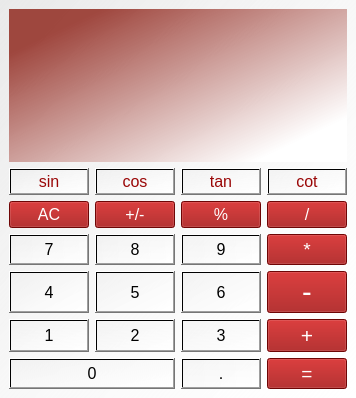
<?xml version="1.0" encoding="UTF-8"?>
<ui version="4.0">
 <class>MainWindow</class>
 <widget class="QMainWindow" name="MainWindow">
  <property name="geometry">
   <rect>
    <x>0</x>
    <y>0</y>
    <width>336</width>
    <height>398</height>
   </rect>
  </property>
  <property name="windowTitle">
   <string>MainWindow</string>
  </property>
  <property name="styleSheet">
   <string notr="true">background-color: qlineargradient(spread:pad, x1:0, y1:0, x2:1, y2:1, stop:0 rgba(233, 233, 233, 244), stop:1 rgba(255, 255, 255, 255));</string>
  </property>
  <widget class="QWidget" name="centralwidget">
   <property name="styleSheet">
    <string notr="true">background-color: qlineargradient(spread:pad, x1:0, y1:0, x2:1, y2:1, stop:0 rgba(233, 233, 233, 102), stop:1 rgba(255, 255, 255, 255));</string>
   </property>
   <layout class="QGridLayout" name="gridLayout">
    <item row="0" column="0" colspan="4">
     <widget class="QTextEdit" name="screentext">
      <property name="enabled">
       <bool>true</bool>
      </property>
      <property name="font">
       <font>
        <family>Bahnschrift Condensed</family>
        <pointsize>25</pointsize>
        <bold>false</bold>
       </font>
      </property>
      <property name="tabletTracking">
       <bool>true</bool>
      </property>
      <property name="statusTip">
       <string comment="0" extracomment="0"/>
      </property>
      <property name="whatsThis">
       <string comment="0" extracomment="0"/>
      </property>
      <property name="accessibleName">
       <string extracomment="0"/>
      </property>
      <property name="accessibleDescription">
       <string comment="0" extracomment="0"/>
      </property>
      <property name="autoFillBackground">
       <bool>false</bool>
      </property>
      <property name="styleSheet">
       <string notr="true">
background-color: qlineargradient(spread:pad, x1:0.199, y1:0.0852273, x2:0.931818, y2:0.784, stop:0 rgba(134, 18, 7, 193), stop:1 rgba(255, 255, 255, 255));</string>
      </property>
      <property name="frameShape">
       <enum>QFrame::Shape::NoFrame</enum>
      </property>
      <property name="frameShadow">
       <enum>QFrame::Shadow::Plain</enum>
      </property>
      <property name="html">
       <string>&lt;!DOCTYPE HTML PUBLIC &quot;-//W3C//DTD HTML 4.0//EN&quot; &quot;http://www.w3.org/TR/REC-html40/strict.dtd&quot;&gt;
&lt;html&gt;&lt;head&gt;&lt;meta name=&quot;qrichtext&quot; content=&quot;1&quot; /&gt;&lt;meta charset=&quot;utf-8&quot; /&gt;&lt;style type=&quot;text/css&quot;&gt;
p, li { white-space: pre-wrap; }
hr { height: 1px; border-width: 0; }
li.unchecked::marker { content: &quot;\2610&quot;; }
li.checked::marker { content: &quot;\2612&quot;; }
&lt;/style&gt;&lt;/head&gt;&lt;body style=&quot; font-family:'Bahnschrift Condensed'; font-size:25pt; font-weight:400; font-style:normal;&quot;&gt;
&lt;p style=&quot;-qt-paragraph-type:empty; margin-top:0px; margin-bottom:0px; margin-left:0px; margin-right:0px; -qt-block-indent:0; text-indent:0px;&quot;&gt;&lt;br /&gt;&lt;/p&gt;&lt;/body&gt;&lt;/html&gt;</string>
      </property>
     </widget>
    </item>
    <item row="1" column="0">
     <widget class="QPushButton" name="sin">
      <property name="enabled">
       <bool>true</bool>
      </property>
      <property name="sizePolicy">
       <sizepolicy hsizetype="Expanding" vsizetype="Expanding">
        <horstretch>0</horstretch>
        <verstretch>0</verstretch>
       </sizepolicy>
      </property>
      <property name="font">
       <font>
        <family>Nirmala UI</family>
        <pointsize>12</pointsize>
        <bold>false</bold>
       </font>
      </property>
      <property name="autoFillBackground">
       <bool>false</bool>
      </property>
      <property name="styleSheet">
       <string notr="true">
color: rgb(154, 7, 7);
</string>
      </property>
      <property name="text">
       <string>sin</string>
      </property>
      <property name="autoDefault">
       <bool>false</bool>
      </property>
      <property name="default">
       <bool>false</bool>
      </property>
      <property name="flat">
       <bool>false</bool>
      </property>
     </widget>
    </item>
    <item row="1" column="1">
     <widget class="QPushButton" name="cos">
      <property name="enabled">
       <bool>true</bool>
      </property>
      <property name="sizePolicy">
       <sizepolicy hsizetype="Expanding" vsizetype="Expanding">
        <horstretch>0</horstretch>
        <verstretch>0</verstretch>
       </sizepolicy>
      </property>
      <property name="font">
       <font>
        <family>Nirmala UI</family>
        <pointsize>12</pointsize>
        <bold>false</bold>
       </font>
      </property>
      <property name="autoFillBackground">
       <bool>false</bool>
      </property>
      <property name="styleSheet">
       <string notr="true">
color: rgb(154, 7, 7);
</string>
      </property>
      <property name="text">
       <string>cos</string>
      </property>
      <property name="autoDefault">
       <bool>false</bool>
      </property>
      <property name="default">
       <bool>false</bool>
      </property>
      <property name="flat">
       <bool>false</bool>
      </property>
     </widget>
    </item>
    <item row="1" column="2">
     <widget class="QPushButton" name="tan">
      <property name="enabled">
       <bool>true</bool>
      </property>
      <property name="sizePolicy">
       <sizepolicy hsizetype="Expanding" vsizetype="Expanding">
        <horstretch>0</horstretch>
        <verstretch>0</verstretch>
       </sizepolicy>
      </property>
      <property name="font">
       <font>
        <family>Nirmala UI</family>
        <pointsize>12</pointsize>
        <bold>false</bold>
       </font>
      </property>
      <property name="autoFillBackground">
       <bool>false</bool>
      </property>
      <property name="styleSheet">
       <string notr="true">
color: rgb(154, 7, 7);
</string>
      </property>
      <property name="text">
       <string>tan</string>
      </property>
      <property name="autoDefault">
       <bool>false</bool>
      </property>
      <property name="default">
       <bool>false</bool>
      </property>
      <property name="flat">
       <bool>false</bool>
      </property>
     </widget>
    </item>
    <item row="1" column="3">
     <widget class="QPushButton" name="cot">
      <property name="enabled">
       <bool>true</bool>
      </property>
      <property name="sizePolicy">
       <sizepolicy hsizetype="Expanding" vsizetype="Expanding">
        <horstretch>0</horstretch>
        <verstretch>0</verstretch>
       </sizepolicy>
      </property>
      <property name="font">
       <font>
        <family>Nirmala UI</family>
        <pointsize>12</pointsize>
        <bold>false</bold>
       </font>
      </property>
      <property name="autoFillBackground">
       <bool>false</bool>
      </property>
      <property name="styleSheet">
       <string notr="true">
color: rgb(154, 7, 7);
</string>
      </property>
      <property name="text">
       <string>cot</string>
      </property>
      <property name="autoDefault">
       <bool>false</bool>
      </property>
      <property name="default">
       <bool>false</bool>
      </property>
      <property name="flat">
       <bool>false</bool>
      </property>
     </widget>
    </item>
    <item row="2" column="0">
     <widget class="QPushButton" name="AC">
      <property name="enabled">
       <bool>true</bool>
      </property>
      <property name="sizePolicy">
       <sizepolicy hsizetype="Expanding" vsizetype="Expanding">
        <horstretch>0</horstretch>
        <verstretch>0</verstretch>
       </sizepolicy>
      </property>
      <property name="font">
       <font>
        <family>Nirmala UI</family>
        <pointsize>12</pointsize>
        <bold>false</bold>
       </font>
      </property>
      <property name="autoFillBackground">
       <bool>false</bool>
      </property>
      <property name="styleSheet">
       <string notr="true">color: qlineargradient(spread:pad, x1:0.199, y1:0.0852273, x2:1, y2:1, stop:0 rgba(230, 230, 230, 246), stop:1 rgba(255, 255, 255, 255));
background-color: rgb(154, 7, 7);</string>
      </property>
      <property name="inputMethodHints">
       <set>Qt::InputMethodHint::ImhNone</set>
      </property>
      <property name="text">
       <string>AC</string>
      </property>
      <property name="autoDefault">
       <bool>false</bool>
      </property>
      <property name="default">
       <bool>false</bool>
      </property>
      <property name="flat">
       <bool>false</bool>
      </property>
     </widget>
    </item>
    <item row="2" column="1">
     <widget class="QPushButton" name="negative">
      <property name="enabled">
       <bool>true</bool>
      </property>
      <property name="sizePolicy">
       <sizepolicy hsizetype="Expanding" vsizetype="Expanding">
        <horstretch>0</horstretch>
        <verstretch>0</verstretch>
       </sizepolicy>
      </property>
      <property name="font">
       <font>
        <family>Nirmala UI</family>
        <pointsize>12</pointsize>
        <bold>false</bold>
       </font>
      </property>
      <property name="autoFillBackground">
       <bool>false</bool>
      </property>
      <property name="styleSheet">
       <string notr="true">color: qlineargradient(spread:pad, x1:0.199, y1:0.0852273, x2:1, y2:1, stop:0 rgba(230, 230, 230, 246), stop:1 rgba(255, 255, 255, 255));
background-color: rgb(154, 7, 7);</string>
      </property>
      <property name="text">
       <string>+/-</string>
      </property>
     </widget>
    </item>
    <item row="2" column="2">
     <widget class="QPushButton" name="perc">
      <property name="enabled">
       <bool>true</bool>
      </property>
      <property name="sizePolicy">
       <sizepolicy hsizetype="Expanding" vsizetype="Expanding">
        <horstretch>0</horstretch>
        <verstretch>0</verstretch>
       </sizepolicy>
      </property>
      <property name="font">
       <font>
        <family>Nirmala UI</family>
        <pointsize>12</pointsize>
       </font>
      </property>
      <property name="autoFillBackground">
       <bool>false</bool>
      </property>
      <property name="styleSheet">
       <string notr="true">background-color: rgb(154, 7, 7);
color: qlineargradient(spread:pad, x1:0.199, y1:0.0852273, x2:1, y2:1, stop:0 rgba(230, 230, 230, 246), stop:1 rgba(255, 255, 255, 255));</string>
      </property>
      <property name="text">
       <string>%</string>
      </property>
     </widget>
    </item>
    <item row="2" column="3">
     <widget class="QPushButton" name="div">
      <property name="sizePolicy">
       <sizepolicy hsizetype="Expanding" vsizetype="Expanding">
        <horstretch>0</horstretch>
        <verstretch>0</verstretch>
       </sizepolicy>
      </property>
      <property name="font">
       <font>
        <pointsize>12</pointsize>
       </font>
      </property>
      <property name="styleSheet">
       <string notr="true">background-color: rgb(154, 7, 7);
color: qlineargradient(spread:pad, x1:0.199, y1:0.0852273, x2:1, y2:1, stop:0 rgba(230, 230, 230, 246), stop:1 rgba(255, 255, 255, 255));
</string>
      </property>
      <property name="text">
       <string>/</string>
      </property>
     </widget>
    </item>
    <item row="3" column="0">
     <widget class="QPushButton" name="seven">
      <property name="enabled">
       <bool>true</bool>
      </property>
      <property name="sizePolicy">
       <sizepolicy hsizetype="Expanding" vsizetype="Expanding">
        <horstretch>0</horstretch>
        <verstretch>0</verstretch>
       </sizepolicy>
      </property>
      <property name="font">
       <font>
        <family>Nirmala UI</family>
        <pointsize>12</pointsize>
       </font>
      </property>
      <property name="autoFillBackground">
       <bool>false</bool>
      </property>
      <property name="text">
       <string>7</string>
      </property>
     </widget>
    </item>
    <item row="3" column="1">
     <widget class="QPushButton" name="eight">
      <property name="enabled">
       <bool>true</bool>
      </property>
      <property name="sizePolicy">
       <sizepolicy hsizetype="Expanding" vsizetype="Expanding">
        <horstretch>0</horstretch>
        <verstretch>0</verstretch>
       </sizepolicy>
      </property>
      <property name="font">
       <font>
        <pointsize>12</pointsize>
       </font>
      </property>
      <property name="autoFillBackground">
       <bool>false</bool>
      </property>
      <property name="text">
       <string>8</string>
      </property>
     </widget>
    </item>
    <item row="3" column="2">
     <widget class="QPushButton" name="nine">
      <property name="enabled">
       <bool>true</bool>
      </property>
      <property name="sizePolicy">
       <sizepolicy hsizetype="Expanding" vsizetype="Expanding">
        <horstretch>0</horstretch>
        <verstretch>0</verstretch>
       </sizepolicy>
      </property>
      <property name="font">
       <font>
        <pointsize>12</pointsize>
       </font>
      </property>
      <property name="autoFillBackground">
       <bool>false</bool>
      </property>
      <property name="text">
       <string>9</string>
      </property>
     </widget>
    </item>
    <item row="3" column="3">
     <widget class="QPushButton" name="mul">
      <property name="sizePolicy">
       <sizepolicy hsizetype="Expanding" vsizetype="Expanding">
        <horstretch>0</horstretch>
        <verstretch>0</verstretch>
       </sizepolicy>
      </property>
      <property name="font">
       <font>
        <pointsize>14</pointsize>
       </font>
      </property>
      <property name="styleSheet">
       <string notr="true">background-color: rgb(154, 7, 7);
color: qlineargradient(spread:pad, x1:0.199, y1:0.0852273, x2:1, y2:1, stop:0 rgba(230, 230, 230, 246), stop:1 rgba(255, 255, 255, 255));</string>
      </property>
      <property name="text">
       <string>*</string>
      </property>
     </widget>
    </item>
    <item row="4" column="0">
     <widget class="QPushButton" name="four">
      <property name="sizePolicy">
       <sizepolicy hsizetype="Expanding" vsizetype="Expanding">
        <horstretch>0</horstretch>
        <verstretch>0</verstretch>
       </sizepolicy>
      </property>
      <property name="font">
       <font>
        <pointsize>12</pointsize>
       </font>
      </property>
      <property name="autoFillBackground">
       <bool>false</bool>
      </property>
      <property name="text">
       <string>4</string>
      </property>
     </widget>
    </item>
    <item row="4" column="1">
     <widget class="QPushButton" name="five">
      <property name="sizePolicy">
       <sizepolicy hsizetype="Expanding" vsizetype="Expanding">
        <horstretch>0</horstretch>
        <verstretch>0</verstretch>
       </sizepolicy>
      </property>
      <property name="font">
       <font>
        <pointsize>12</pointsize>
       </font>
      </property>
      <property name="autoFillBackground">
       <bool>false</bool>
      </property>
      <property name="text">
       <string>5</string>
      </property>
     </widget>
    </item>
    <item row="4" column="2">
     <widget class="QPushButton" name="six">
      <property name="sizePolicy">
       <sizepolicy hsizetype="Expanding" vsizetype="Expanding">
        <horstretch>0</horstretch>
        <verstretch>0</verstretch>
       </sizepolicy>
      </property>
      <property name="font">
       <font>
        <pointsize>12</pointsize>
       </font>
      </property>
      <property name="autoFillBackground">
       <bool>false</bool>
      </property>
      <property name="text">
       <string>6</string>
      </property>
     </widget>
    </item>
    <item row="4" column="3">
     <widget class="QPushButton" name="sub">
      <property name="sizePolicy">
       <sizepolicy hsizetype="Expanding" vsizetype="Expanding">
        <horstretch>0</horstretch>
        <verstretch>0</verstretch>
       </sizepolicy>
      </property>
      <property name="font">
       <font>
        <pointsize>22</pointsize>
       </font>
      </property>
      <property name="styleSheet">
       <string notr="true">background-color: rgb(154, 7, 7);
color: qlineargradient(spread:pad, x1:0, y1:0, x2:1, y2:1, stop:0 rgba(233, 233, 233, 244), stop:1 rgba(255, 255, 255, 255));</string>
      </property>
      <property name="text">
       <string>-</string>
      </property>
     </widget>
    </item>
    <item row="5" column="0">
     <widget class="QPushButton" name="one">
      <property name="sizePolicy">
       <sizepolicy hsizetype="Expanding" vsizetype="Expanding">
        <horstretch>0</horstretch>
        <verstretch>0</verstretch>
       </sizepolicy>
      </property>
      <property name="font">
       <font>
        <pointsize>12</pointsize>
       </font>
      </property>
      <property name="autoFillBackground">
       <bool>false</bool>
      </property>
      <property name="text">
       <string>1</string>
      </property>
     </widget>
    </item>
    <item row="5" column="1">
     <widget class="QPushButton" name="two">
      <property name="sizePolicy">
       <sizepolicy hsizetype="Expanding" vsizetype="Expanding">
        <horstretch>0</horstretch>
        <verstretch>0</verstretch>
       </sizepolicy>
      </property>
      <property name="font">
       <font>
        <pointsize>12</pointsize>
       </font>
      </property>
      <property name="autoFillBackground">
       <bool>false</bool>
      </property>
      <property name="text">
       <string>2</string>
      </property>
     </widget>
    </item>
    <item row="5" column="2">
     <widget class="QPushButton" name="three">
      <property name="sizePolicy">
       <sizepolicy hsizetype="Expanding" vsizetype="Expanding">
        <horstretch>0</horstretch>
        <verstretch>0</verstretch>
       </sizepolicy>
      </property>
      <property name="font">
       <font>
        <pointsize>12</pointsize>
       </font>
      </property>
      <property name="text">
       <string>3</string>
      </property>
     </widget>
    </item>
    <item row="5" column="3">
     <widget class="QPushButton" name="sum">
      <property name="sizePolicy">
       <sizepolicy hsizetype="Expanding" vsizetype="Expanding">
        <horstretch>0</horstretch>
        <verstretch>0</verstretch>
       </sizepolicy>
      </property>
      <property name="font">
       <font>
        <pointsize>16</pointsize>
       </font>
      </property>
      <property name="styleSheet">
       <string notr="true">background-color: rgb(154, 7, 7);
color: qlineargradient(spread:pad, x1:0, y1:0, x2:1, y2:1, stop:0 rgba(233, 233, 233, 244), stop:1 rgba(255, 255, 255, 255));</string>
      </property>
      <property name="text">
       <string>+</string>
      </property>
     </widget>
    </item>
    <item row="6" column="0" colspan="2">
     <widget class="QPushButton" name="ziro">
      <property name="sizePolicy">
       <sizepolicy hsizetype="Expanding" vsizetype="Expanding">
        <horstretch>0</horstretch>
        <verstretch>0</verstretch>
       </sizepolicy>
      </property>
      <property name="font">
       <font>
        <family>Nirmala UI</family>
        <pointsize>12</pointsize>
       </font>
      </property>
      <property name="autoFillBackground">
       <bool>false</bool>
      </property>
      <property name="styleSheet">
       <string notr="true"/>
      </property>
      <property name="text">
       <string>0</string>
      </property>
     </widget>
    </item>
    <item row="6" column="2">
     <widget class="QPushButton" name="point">
      <property name="sizePolicy">
       <sizepolicy hsizetype="Expanding" vsizetype="Expanding">
        <horstretch>0</horstretch>
        <verstretch>0</verstretch>
       </sizepolicy>
      </property>
      <property name="font">
       <font>
        <family>Nirmala UI</family>
        <pointsize>12</pointsize>
       </font>
      </property>
      <property name="autoFillBackground">
       <bool>false</bool>
      </property>
      <property name="styleSheet">
       <string notr="true"/>
      </property>
      <property name="text">
       <string>.</string>
      </property>
     </widget>
    </item>
    <item row="6" column="3">
     <widget class="QPushButton" name="equal">
      <property name="sizePolicy">
       <sizepolicy hsizetype="Expanding" vsizetype="Expanding">
        <horstretch>0</horstretch>
        <verstretch>0</verstretch>
       </sizepolicy>
      </property>
      <property name="font">
       <font>
        <family>Nirmala UI</family>
        <pointsize>14</pointsize>
        <bold>false</bold>
       </font>
      </property>
      <property name="styleSheet">
       <string notr="true">background-color: rgb(154, 7, 7);
color: qlineargradient(spread:pad, x1:0, y1:0, x2:1, y2:1, stop:0 rgba(233, 233, 233, 244), stop:1 rgba(255, 255, 255, 255));</string>
      </property>
      <property name="text">
       <string>=</string>
      </property>
     </widget>
    </item>
   </layout>
  </widget>
 </widget>
 <resources/>
 <connections/>
</ui>
